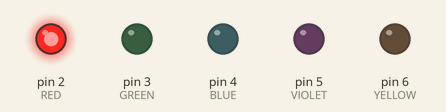
Recording of a sketch running on a simulated Arduino Uno, built with avr-gcc and run on an emulated ATmega328P. Shown: output pins drawn as LEDs (lit = HIGH).

Above: at 0.12 s.
At 0.62 s:
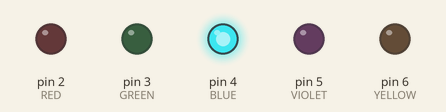
At 0.87 s:
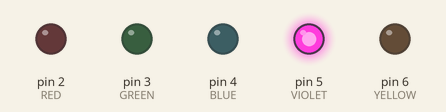
At 1.62 s:
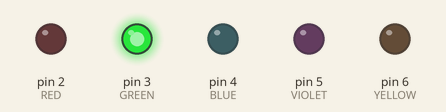
At 2.37 s:
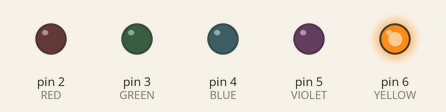
Timing chart, 0 to 3.0 s (numbered marks = the images above):
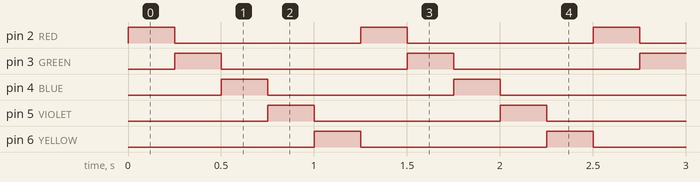

The sketch:

LED-CHASER-RUNNING-LIGHT.ino
```cpp
int RED = 2;
int GREEN= 3;
int BLUE   = 4;
int VIOLET   = 5;
int YELLOW   = 6;
void setup(){
  pinMode(RED,OUTPUT);
  pinMode(GREEN,OUTPUT);
  pinMode(BLUE,OUTPUT);
  pinMode(VIOLET,OUTPUT);
  pinMode(YELLOW,OUTPUT);
}
void loop(){
  digitalWrite(RED, HIGH);
  digitalWrite(GREEN, LOW);
  digitalWrite(BLUE, LOW);
  digitalWrite(VIOLET, LOW);
  digitalWrite(YELLOW, LOW);
  delay(250);

  digitalWrite(RED, LOW);
  digitalWrite(GREEN, HIGH);
  digitalWrite(BLUE, LOW);
  digitalWrite(VIOLET, LOW);
  digitalWrite(YELLOW, LOW);
  delay(250);

  digitalWrite(RED, LOW);
  digitalWrite(GREEN, LOW);
  digitalWrite(BLUE, HIGH);
  digitalWrite(VIOLET, LOW);
  digitalWrite(YELLOW, LOW);
  delay(250);

  digitalWrite(RED, LOW);
  digitalWrite(GREEN, LOW);
  digitalWrite(BLUE, LOW);
  digitalWrite(VIOLET, HIGH);
  digitalWrite(YELLOW, LOW);
  delay(250);

  digitalWrite(RED, LOW);
  digitalWrite(GREEN, LOW);
  digitalWrite(BLUE, LOW);
  digitalWrite(VIOLET, LOW);
  digitalWrite(YELLOW, HIGH);
  delay(250);

}
```

Measured:
- by itself, pin 2 (RED), pin 3 (GREEN), pin 4 (BLUE), pin 5 (VIOLET), pin 6 (YELLOW): alternates HIGH for 0.25 s and LOW for 1.0 s
- by itself, everything shown: repeats every 1.3 s, in 5 steps
